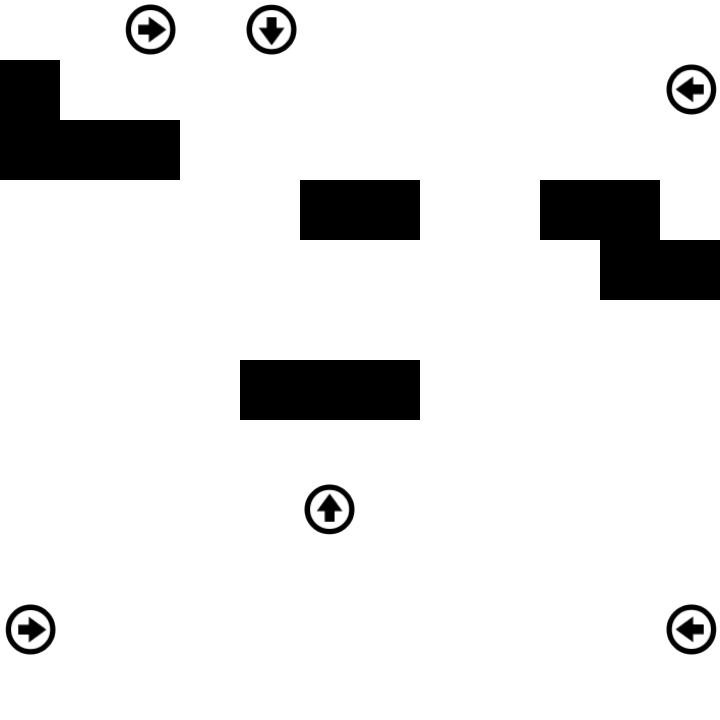

This is a level from a 2D game, rendered from its Tiled map with the project's own tilesets. A one-line summary and the complete map file follow:
An orthogonal 12x12 tile map with 60x60 px tiles, 2 tile layers (Layer2, Layer3) and 2 objects (gate2, gate1).

<map version="1.0" tiledversion="1.0.3" orientation="orthogonal" renderorder="right-down" width="12" height="12" tilewidth="60" tileheight="60" nextobjectid="9">
 <tileset firstgid="1" source="graph.tsx" />
 <layer name="Layer2" width="12" height="12">
  <data encoding="csv">
1,1,1,1,1,1,1,1,1,1,1,1,
3,1,1,1,1,1,1,1,1,1,1,1,
3,3,3,1,1,1,1,1,1,1,1,1,
1,1,1,1,1,3,3,1,1,3,3,1,
1,1,1,1,1,1,1,1,1,1,3,3,
1,1,1,1,1,1,1,1,1,1,1,1,
1,1,1,1,3,3,3,1,1,1,1,1,
1,1,1,1,1,1,1,1,1,1,1,1,
1,1,1,1,1,1,1,1,1,1,1,1,
1,1,1,1,1,1,1,1,1,1,1,1,
1,1,1,1,1,1,1,1,1,1,1,1,
1,1,1,1,1,1,1,1,1,1,1,1
</data>
 </layer>
 <objectgroup name="Transfer">
  <object id="1" name="gate2" gid="6" x="60" y="120" width="60" height="60">
   <properties>
    <property name="target_gate" value="gate1" />
    <property name="target_level" value="level10" />
   </properties>
  </object>
  <object id="2" name="gate1" gid="6" x="300" y="360" width="60" height="60">
   <properties>
    <property name="target_gate" value="gate2" />
    <property name="target_level" value="level8" />
   </properties>
  </object>
 </objectgroup>
 <layer name="Layer3" width="12" height="12">
  <data encoding="csv">
0,0,16,0,8,0,0,0,0,0,0,0,
0,0,0,0,0,0,0,0,0,0,0,17,
0,0,0,0,0,0,0,0,0,0,0,0,
0,0,0,0,0,0,0,0,0,0,0,0,
0,0,0,0,0,0,0,0,0,0,0,0,
0,0,0,0,0,0,0,0,0,0,0,0,
0,0,0,0,0,0,0,0,0,0,0,0,
0,0,0,0,0,0,0,0,0,0,0,0,
0,0,0,0,0,15,0,0,0,0,0,0,
0,0,0,0,0,0,0,0,0,0,0,0,
16,0,0,0,0,0,0,0,0,0,0,17,
0,0,0,0,0,0,0,0,0,0,0,0
</data>
 </layer>
</map>
